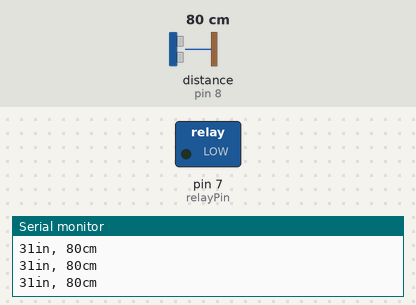
Bench run of a sketch on a simulated Arduino Uno, built with avr-gcc and run on an emulated ATmega328P. Parts: switched loads named in the sketch (green lamp = pin HIGH), the last lines printed to the serial monitor. Wiring (inferred from the names in the program): ultrasonic range finder: trigger pin 8; echo pin 8. The inputs (shaded band) are chosen by the test bench; at power-on: distance to the obstacle (sensor on pin 8) 80 cm. The echo pulse lasts 58.3 µs per cm.

Above: at 1.2 s.
1.3 s: distance to the obstacle (sensor on pin 8) set to 23 cm
2.8 s: distance to the obstacle (sensor on pin 8) set to 18 cm
At 3.6 s:
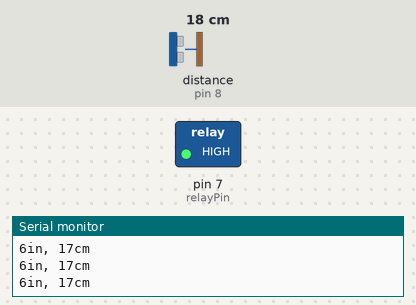
4.3 s: distance to the obstacle (sensor on pin 8) set to 35 cm
At 4.8 s:
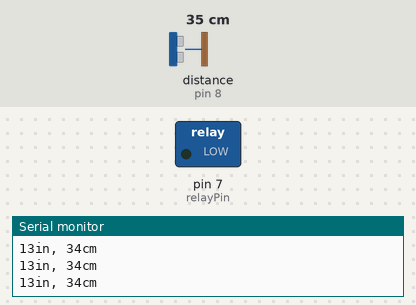
5.8 s: distance to the obstacle (sensor on pin 8) set to 2 cm
At 6.4 s:
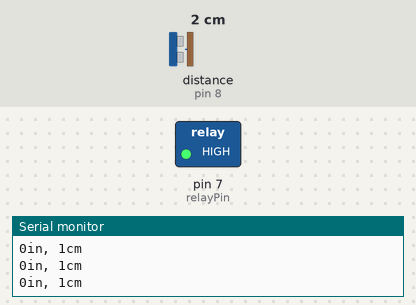
Timing chart, 0 to 8.3 s (numbered marks = the images above; inputs shaded):
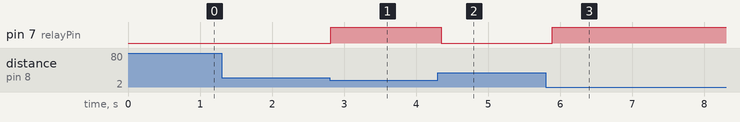

The sketch:

neibc_relay_sonic.ino
```cpp
// (licence header left out)
const int pingPin = 8;
const int echoPin = 8;
const int relayPin = 7;

void setup() {
  // initialize serial communication:
  Serial.begin(9600);
  pinMode(relayPin, OUTPUT);
}

void loop() {
  // establish variables for duration of the ping,
  // and the distance result in inches and centimeters:
  long duration, inches, cm;

  // The PING))) is triggered by a HIGH pulse of 2 or more microseconds.
  // Give a short LOW pulse beforehand to ensure a clean HIGH pulse:
  pinMode(pingPin, OUTPUT);
  digitalWrite(pingPin, LOW);
  delayMicroseconds(2);
  digitalWrite(pingPin, HIGH);
  delayMicroseconds(5);
  digitalWrite(pingPin, LOW);

  // The same pin is used to read the signal from the PING))): a HIGH
  // pulse whose duration is the time (in microseconds) from the sending
  // of the ping to the reception of its echo off of an object.
  pinMode(echoPin, INPUT);
  duration = pulseIn(echoPin, HIGH);

  // convert the time into a distance
  inches = microsecondsToInches(duration);
  cm = microsecondsToCentimeters(duration);

  Serial.print(inches);
  Serial.print("in, ");
  Serial.print(cm);
  Serial.print("cm");
  Serial.println();

  if( cm < 20) {
    digitalWrite(relayPin, HIGH); // HIGH인가
  } else {
    digitalWrite(relayPin, LOW); // HIGH인가
  }

  delay(100);
}


long microsecondsToInches(long microseconds) {
  // According to Parallax's datasheet for the PING))), there are
  // 73.746 microseconds per inch (i.e. sound travels at 1130 feet per
  // second). This gives the distance travelled by the ping, outbound
  // and return, so we divide by 2 to get the distance of the obstacle.
  // See: http://www.parallax.com/dl/docs/prod/acc/28015-PING-v1.3.pdf
  return microseconds / 74 / 2;
}

long microsecondsToCentimeters(long microseconds) {
  // The speed of sound is 340 m/s or 29 microseconds per centimeter.
  // The ping travels out and back, so to find the distance of the
  // object we take half of the distance travelled.
  return microseconds / 29 / 2;
}
```

Measured:
- the behaviour switches between 21 and 20 cm on distance to the obstacle (sensor on pin 8) (found by bisection; images 0 and 1)
- after the input at 2.8 s, pin 7 (relayPin): LOW → HIGH at once
- after the input at 4.3 s, pin 7 (relayPin): HIGH → LOW after 0.05 s
- after the input at 5.8 s, pin 7 (relayPin): LOW → HIGH after 0.09 s
